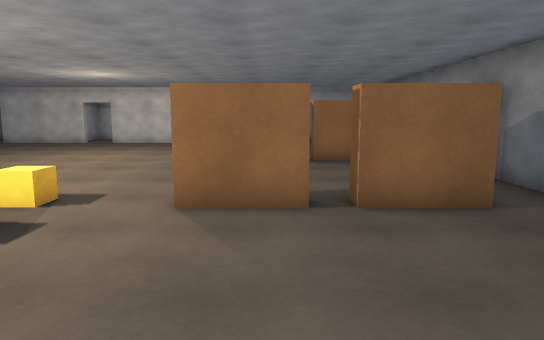
view 1 (above)

24 first-person views from a walk through a scene from a Unity 3-D project. The camera is 1.5 m above the floor, tilts 8° down and sees 70° across. Doors are open. The floor is counted in squares, 1 m on a side. Each view is taken from the middle of a square. On the plan, view 1 faces up. The plan holds only what a view shows up to about 17 squares ahead; the rest is blank. The player is left out.

view 2
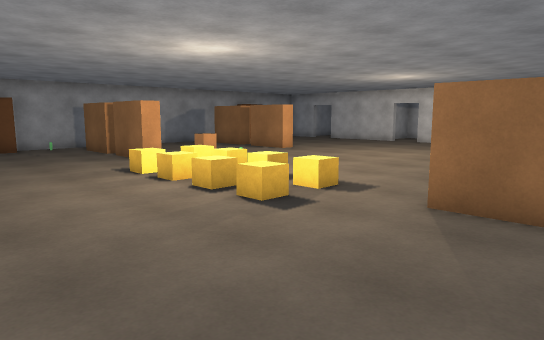

view 3
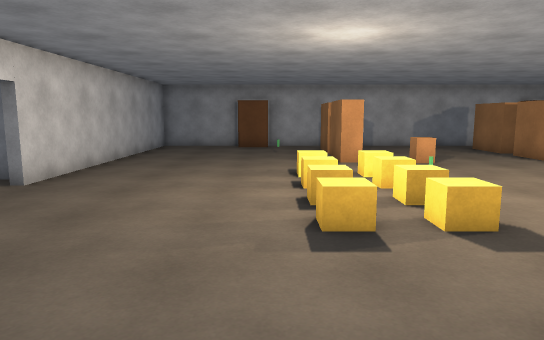

view 4
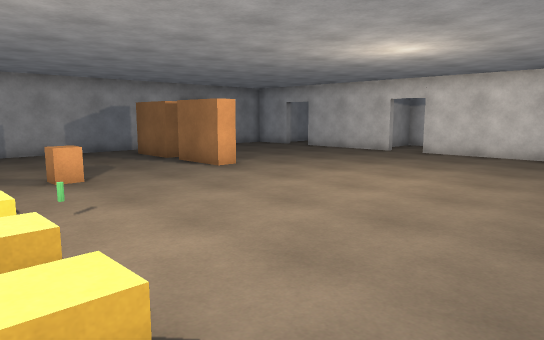

view 5
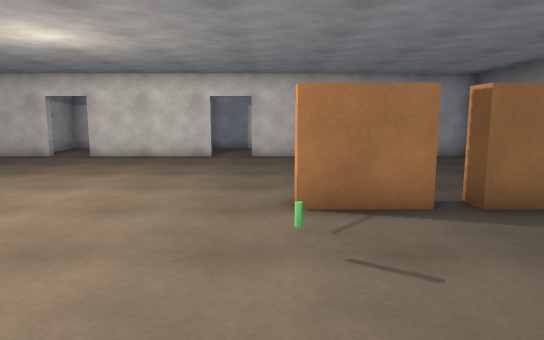

view 6
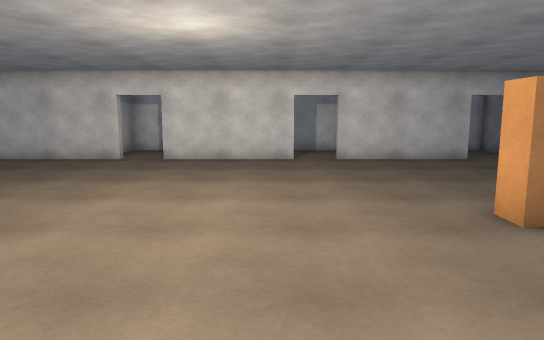

view 7
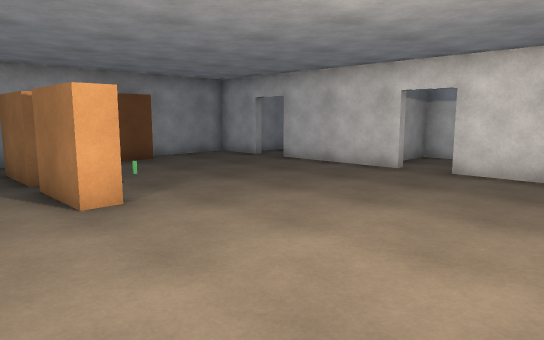

view 8
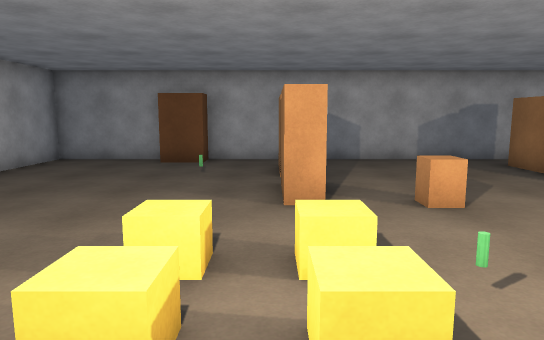

view 9
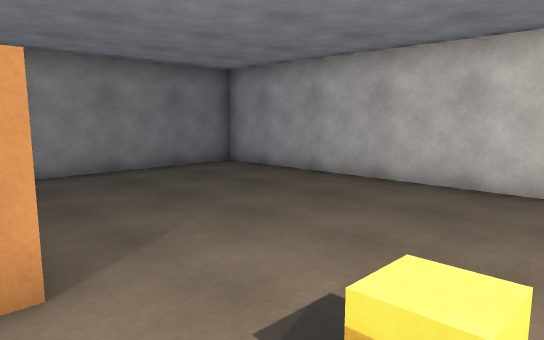

view 10
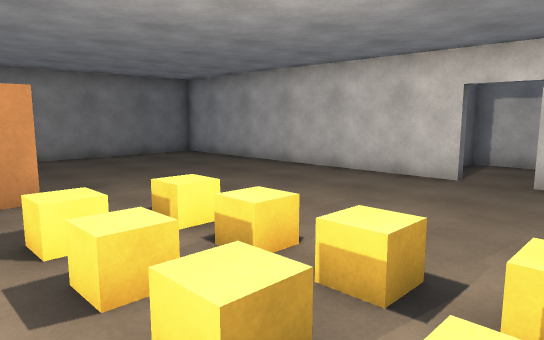

view 11
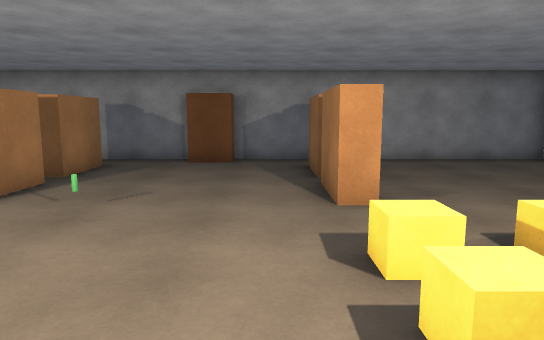

view 12
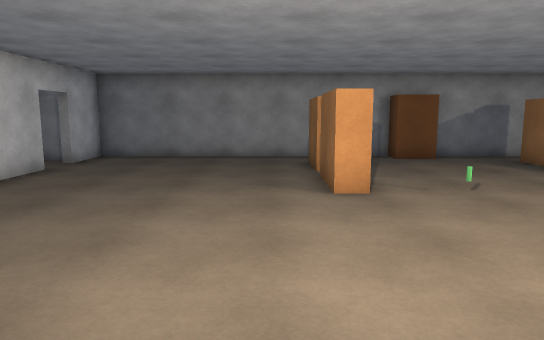

view 13
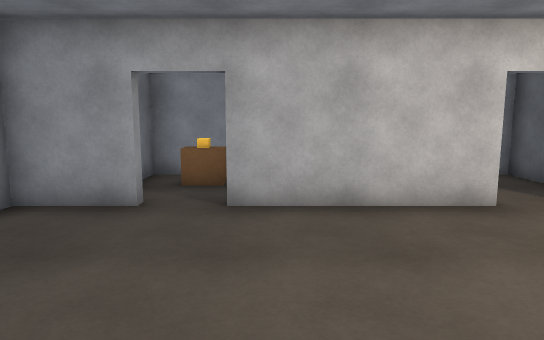

view 14
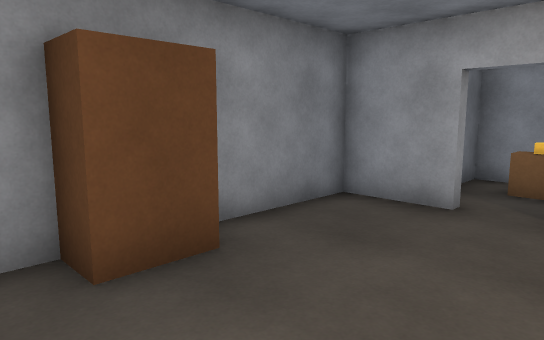

view 15
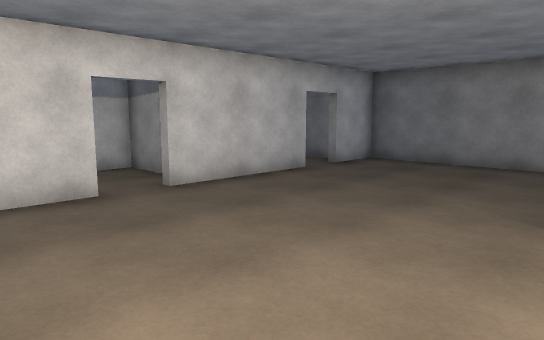

view 16
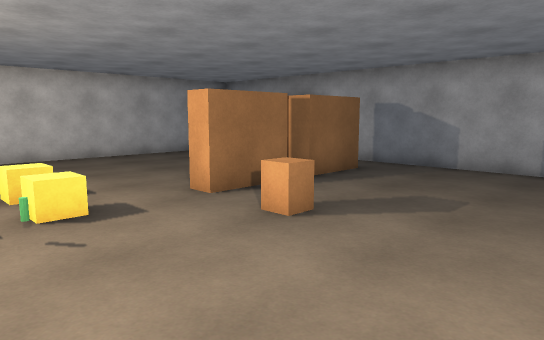

view 17
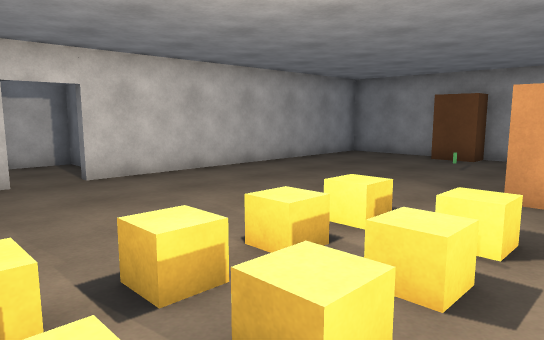

view 18
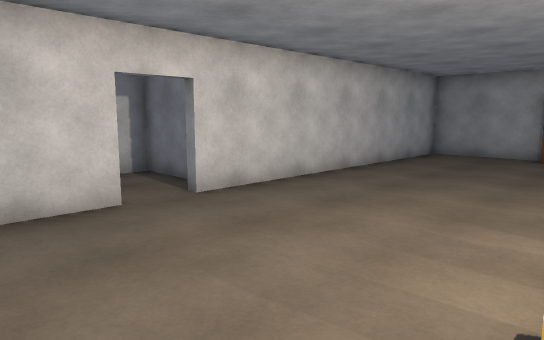

view 19
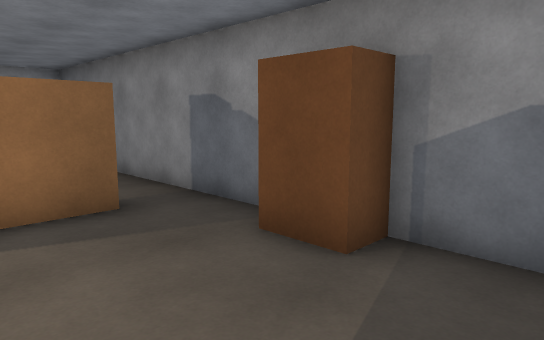

view 20
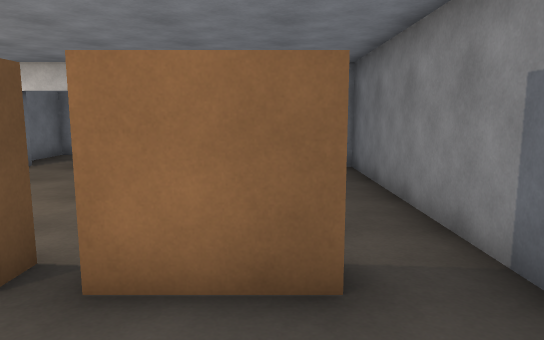

view 21
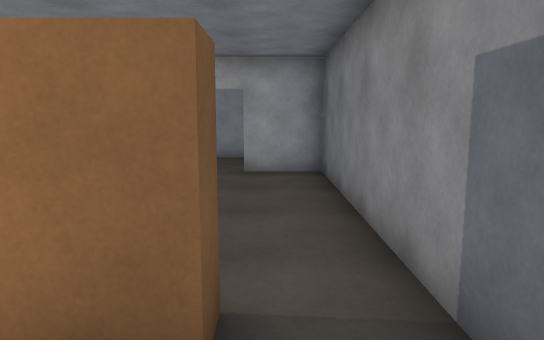

view 22
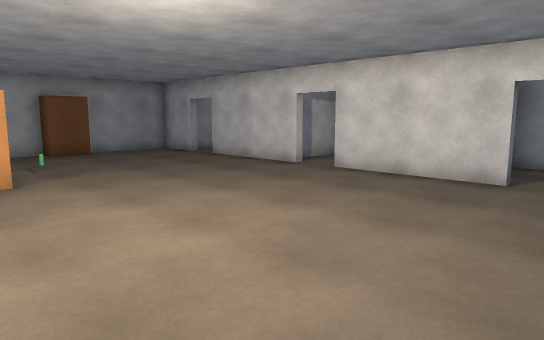

view 23
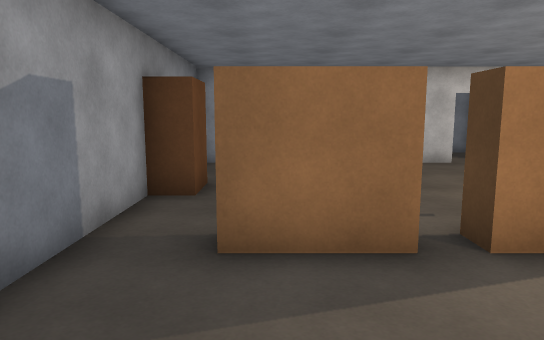

view 24
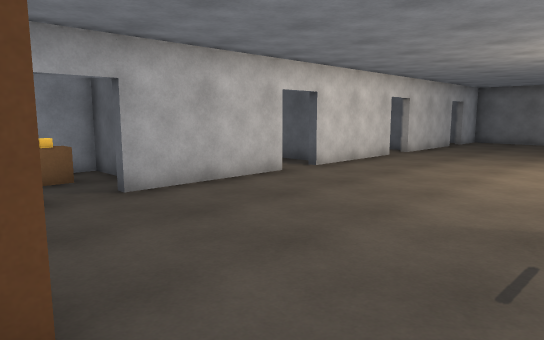

### Floor plan
Ten units are one square. View 1 is at (0, 0); x grows to the right and y downward. Boxes are objects, and circles mark ways between rooms. Rooms are numbered by the first view taken in them; rooms with no view inside come last. Other rooms are left out.
<svg viewBox="-190 -253 250 306">
<path fill="none" stroke="#000" d="M-58 13 54 13 54 -213 33 -213M-42 -213 -87 -213M-102 -213 -147 -213M-183 -155 -183 -44M-183 -22 -183 13 -73 13M19 -213 -27 -213M-162 -213 -183 -213 -183 -179M-139 -235 -139 -248 -170 -248 -170 -224M-79 -222 -79 -248 -110 -248 -110 -225M-19 -220 -19 -248 -50 -248 -50 -229M-81 21 -81 48 -50 48 -50 40"/>
<rect x="-185" y="-45" width="10" height="20" fill="#bbb"><title>other object</title></rect>
<rect x="-185" y="-175" width="10" height="20" fill="#bbb"><title>other object</title></rect>
<rect x="-165" y="-75" width="20" height="20" fill="#bbb"><title>other object</title></rect>
<rect x="-165" y="-145" width="20" height="20" fill="#bbb"><title>other object</title></rect>
<rect x="-135" y="-75" width="20" height="20" fill="#bbb"><title>other object</title></rect>
<rect x="-135" y="-145" width="20" height="20" fill="#bbb"><title>other object</title></rect>
<rect x="-125" y="-95" width="20" height="10" fill="#bbb"><title>other object</title></rect>
<rect x="-95" y="-55" width="10" height="10" fill="#bbb"><title>other object</title></rect>
<rect x="-95" y="-75" width="10" height="20" fill="#bbb"><title>other object</title></rect>
<rect x="-75" y="-55" width="10" height="10" fill="#bbb"><title>other object</title></rect>
<rect x="-75" y="-75" width="10" height="20" fill="#bbb"><title>other object</title></rect>
<rect x="-65" y="-55" width="10" height="10" fill="#bbb"><title>other object</title></rect>
<rect x="-65" y="-75" width="10" height="20" fill="#bbb"><title>other object</title></rect>
<rect x="-45" y="-55" width="10" height="10" fill="#bbb"><title>other object</title></rect>
<rect x="-45" y="-75" width="10" height="20" fill="#bbb"><title>other object</title></rect>
<rect x="-15" y="-75" width="20" height="20" fill="#bbb"><title>other object</title></rect>
<rect x="-15" y="-145" width="20" height="20" fill="#bbb"><title>other object</title></rect>
<rect x="15" y="-75" width="20" height="20" fill="#bbb"><title>other object</title></rect>
<rect x="15" y="-145" width="20" height="20" fill="#bbb"><title>other object</title></rect>
<rect x="45" y="-105" width="10" height="10" fill="#bbb"><title>other object</title></rect>
<rect x="-165" y="-235" width="20" height="10" fill="#bbb"><title>other object</title></rect>
<circle cx="-155" cy="-215" r="3" fill="#2a7"/>
<circle cx="-95" cy="-215" r="3" fill="#2a7"/>
<circle cx="-35" cy="-215" r="3" fill="#2a7"/>
<circle cx="-65" cy="15" r="3" fill="#2a7"/>
<text x="-70" y="-100">1</text>
<text x="-160" y="-240">2</text>
<text x="-100" y="-240">3</text>
<text x="-40" y="-240">4</text>
<text x="-70" y="30">5</text>
</svg>
Room 1 opens to room 2. Room 1 opens to room 3. Room 1 opens to room 4. Room 1 opens to room 5.

Where each view was taken, in squares from view 1:
view 1: 0 up, 0 right, facing up
view 2: 0 up, 1 right, facing up-left
view 3: 4 up, 1 right, facing left
view 4: 6 up, 2 left, facing up-left
view 5: 7 up, 2 left, facing up
view 6: 8 up, 5 left, facing up
view 7: 11 up, 5 left, facing up-left
view 8: 6 up, 5 left, facing left
view 9: 7 up, 5 left, facing down-right
view 10: 8 up, 9 left, facing down-right
view 11: 8 up, 8 left, facing right
view 12: 15 up, 9 left, facing right
view 13: 15 up, 14 left, facing up
view 14: 15 up, 14 left, facing up-left
view 15: 14 up, 7 left, facing up-right
view 16: 13 up, 7 left, facing down-left
view 17: 8 up, 4 left, facing down-left
view 18: 5 up, 3 left, facing down-left
view 19: 7 up, 1 right, facing up-right
view 20: 10 up, 3 right, facing up
view 21: 11 up, 4 right, facing up
view 22: 12 up, 2 left, facing up-left
view 23: 9 up, 16 left, facing up
view 24: 14 up, 18 left, facing up-right
